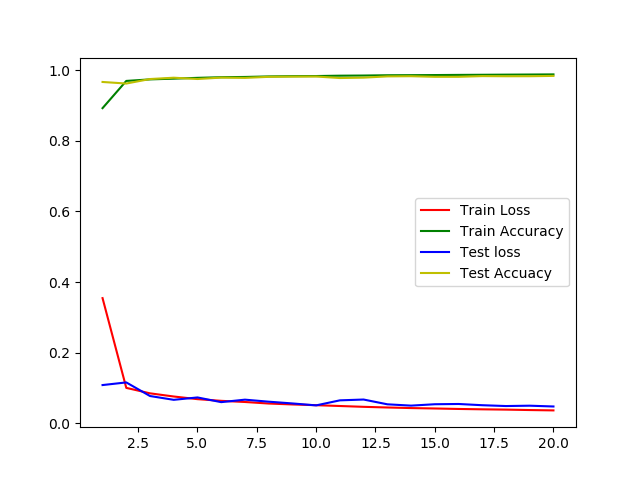

The Python source for this figure:
# 　运用ＣＮＮ分析ＭＮＩＳＴ手写数字分类
import numpy as np
import math
import matplotlib
matplotlib.use('TKAgg')
from matplotlib import pyplot as plt
import torch
import torch
from torch.utils.data import DataLoader
from torchvision.datasets import mnist
from torch import nn
from torch.autograd import Variable
from torch import optim
from torchvision import transforms

# 定义CNN
class CNN(nn.Module):
    def __init__(self):
        super(CNN, self).__init__()


        self.layer1 = nn.Sequential(
            nn.Conv2d(1, 5, kernel_size=3),  # 15 26, 26
            nn.BatchNorm2d(5),
            nn.ReLU(inplace=True),
            nn.AvgPool2d(kernel_size=2, stride=2))  # 15, 26,26     (24-2) /2 +1


        self.layer2 = nn.Sequential(
            nn.Conv2d(5, 10, kernel_size=3),  # 48,8,8
            nn.BatchNorm2d(10),
            nn.ReLU(inplace=True),
            nn.AvgPool2d(kernel_size=2, stride=2))  # 48, 4,4

        self.fc = nn.Sequential(
            nn.Linear(10*5*5, 10),
            nn.ReLU(inplace=True))

    def forward(self, x):
        #print(np.shape(x))
        x = self.layer1(x)
        #print(np.shape(x))
        x = self.layer2(x)
        #print(np.shape(x))
        x = x.view(x.size(0), -1)
        #print(np.shape(x))
        x = self.fc(x)

        return x


# 使用内置函数下载mnist数据集
train_set = mnist.MNIST('./data', train=True)
test_set = mnist.MNIST('./data', train=False)

# 预处理=>将各种预处理组合在一起
data_tf = transforms.Compose(
    [transforms.ToTensor(),
     transforms.Normalize([0.5], [0.5])])

train_set = mnist.MNIST('./data', train=True, transform=data_tf, download=True)
test_set = mnist.MNIST('./data', train=False, transform=data_tf, download=True)

train_data = DataLoader(train_set, batch_size=64, shuffle=True)
test_data = DataLoader(test_set, batch_size=128, shuffle=False)

# 卷积神经网络
net = CNN()
#print(net)
# 损失函数
criterion = nn.CrossEntropyLoss()
# 优化策略和学习率
optimizer = optim.SGD(net.parameters(), 1e-1)
# 使用CPU训练，鉴于速度，只迭代二十次
nums_epoch = 20

# 开始训练
losses = []
acces = []
eval_losses = []
eval_acces = []

for epoch in range(nums_epoch):
    train_loss = 0
    train_acc = 0
    net = net.train()
    for img, label in train_data:
        # img = img.reshape(img.size(0),-1)
        img = Variable(img)
        label = Variable(label)

        # 前向传播
        out = net(img)
        loss = criterion(out, label)
        # 反向传播
        optimizer.zero_grad()
        loss.backward()
        optimizer.step()

        # 记录误差
        train_loss += loss.item()
        # 计算分类的准确率
        _, pred = out.max(1)
        num_correct = (pred == label).sum().item()
        acc = num_correct / img.shape[0]

        train_acc += acc

    losses.append(train_loss / len(train_data))
    acces.append(train_acc / len(train_data))

    eval_loss = 0
    eval_acc = 0
    # 测试集不训练
    for img, label in test_data:
        # img = img.reshape(img.size(0),-1)
        img = Variable(img)
        label = Variable(label)

        out = net(img)

        loss = criterion(out, label)

        # 记录误差
        eval_loss += loss.item()

        _, pred = out.max(1)
        num_correct = (pred == label).sum().item()
        acc = num_correct / img.shape[0]

        eval_acc += acc
    eval_losses.append(eval_loss / len(test_data))
    eval_acces.append(eval_acc / len(test_data))

    print('Epoch {} Train Loss {} Train  Accuracy {} Test Loss {} Test Accuracy {}'.format(
        epoch + 1, train_loss / len(train_data), train_acc / len(train_data), eval_loss / len(test_data),
        eval_acc / len(test_data)))

train_losses_x = np.array([1,2,3,4,5,6,7,8,9,10,11,12,13,14,15,16,17,18,19,20])
train_losses_y=np.array(losses)
plt.plot(train_losses_x,train_losses_y,'r',label='Train Loss')
train_acces_x = np.array([1,2,3,4,5,6,7,8,9,10,11,12,13,14,15,16,17,18,19,20])
train_acces_y=np.array(acces)
plt.plot(train_acces_x,train_acces_y,'g',label='Train Accuracy')

eval_losses_x = np.array([1,2,3,4,5,6,7,8,9,10,11,12,13,14,15,16,17,18,19,20])
eval_losses_y=np.array(eval_losses)
plt.plot(eval_losses_x,eval_losses_y,'b',label='Test loss')
eval_acces_x = np.array([1,2,3,4,5,6,7,8,9,10,11,12,13,14,15,16,17,18,19,20])
eval_acces_y=np.array(eval_acces)
plt.plot(eval_acces_x,eval_acces_y,'y',label='Test Accuacy')

plt.legend()
plt.show()
